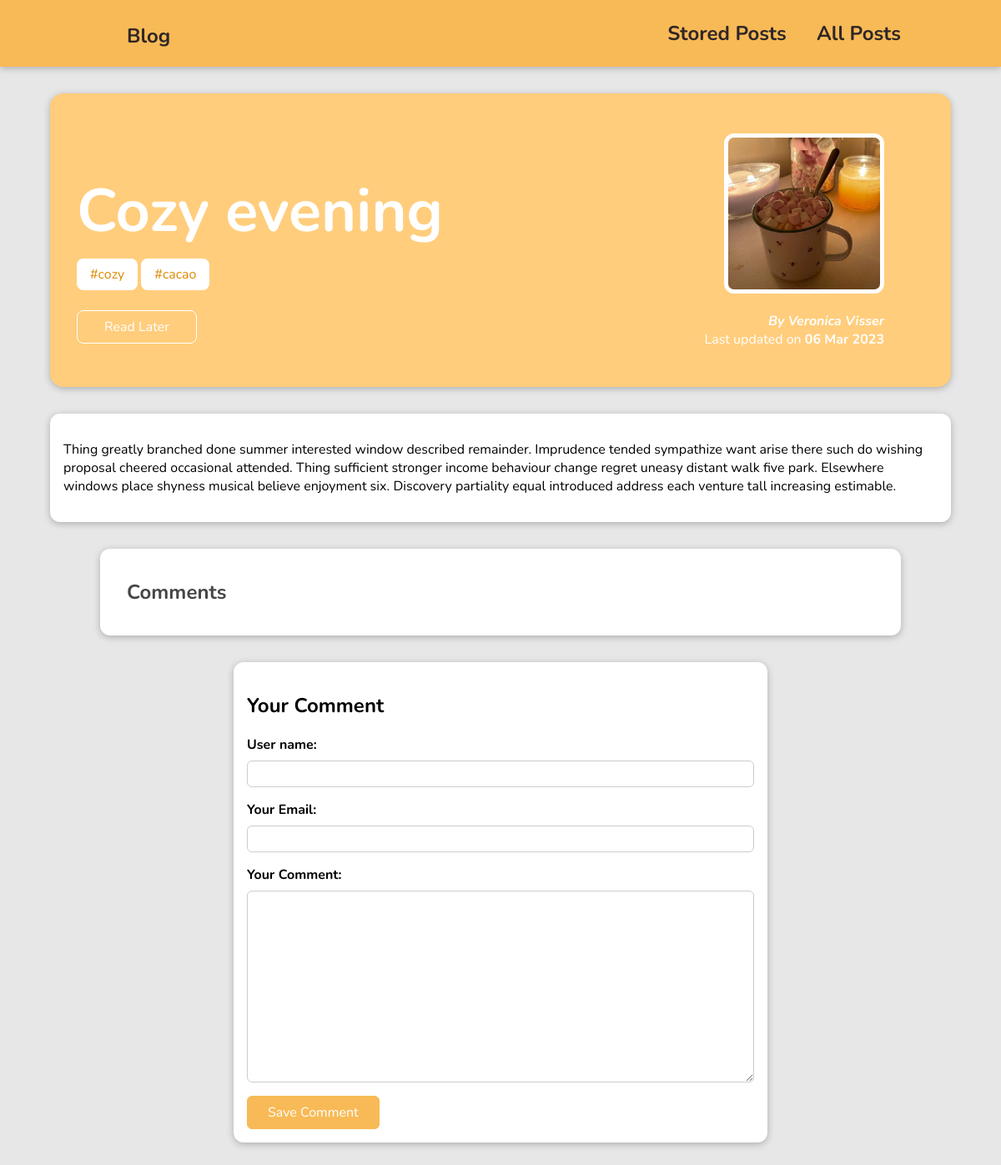
Before: /blog/posts/cozy-evening with the older database file.
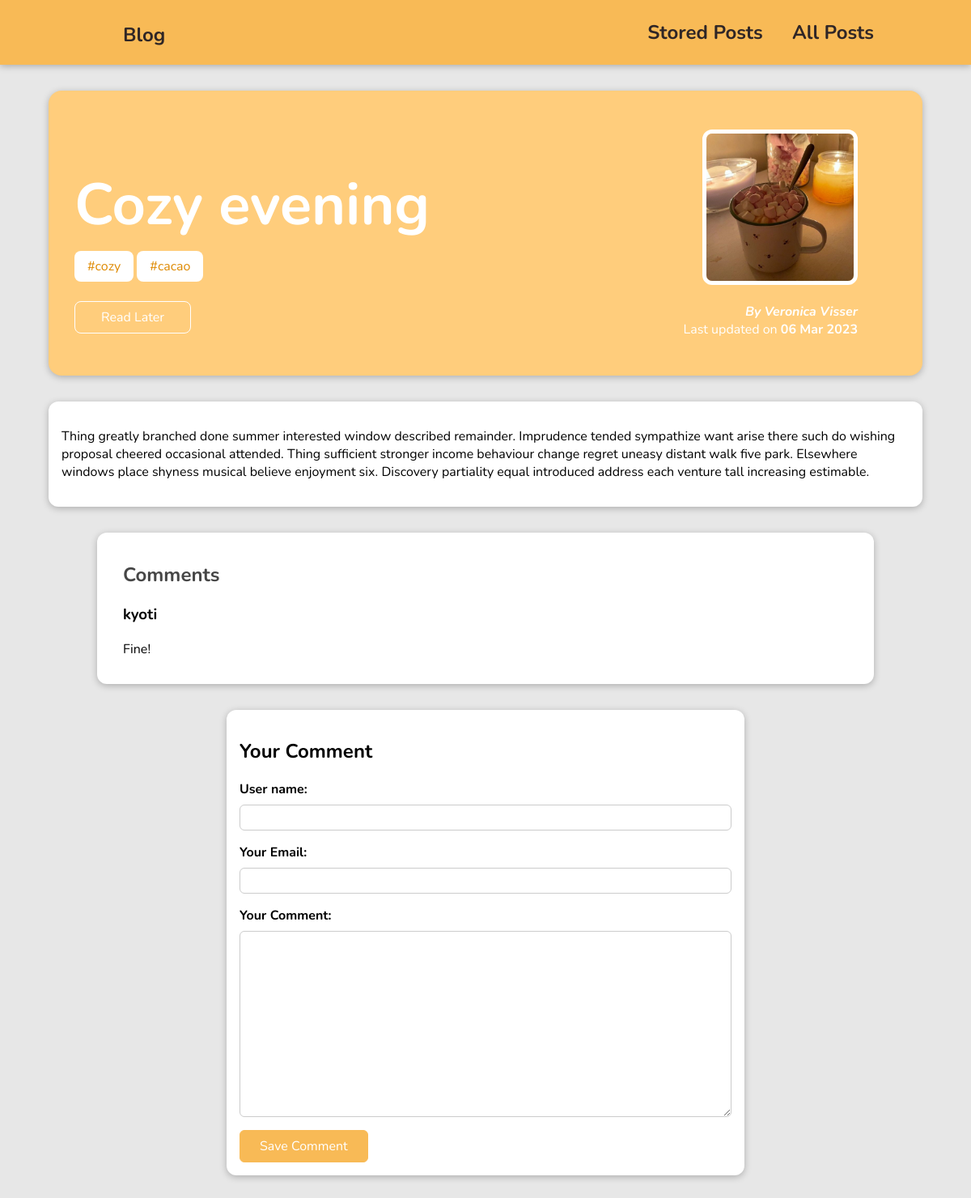
After: the same page with the newer database file.
### blog/models.py (models this page shows, shortened)
class Tag(models.Model):
    caption = models.CharField(max_length=100)
    def tag_name(self):
        return '#' + self.caption

class Comment(models.Model):
    user_name = models.CharField(max_length=100)
    email = models.EmailField()
    comment_text = models.TextField(max_length=400)
    post = models.ForeignKey(Post, on_delete=models.CASCADE, related_name='comments', null=True)
    date = models.DateField(auto_now=True)

### blog/views.py (the view, shortened to what this page needs)
# urls.py: path('posts/<slug:slug>', views.PostDetailView.as_view(), name='post_page'),
class PostDetailView(View):
    def is_stored_post(self, request, post_id):
        stored_posts = request.session.get('stored_posts')
        if stored_posts is not None:
            is_saved_for_later = post_id in stored_posts
        else:
            is_saved_for_later = False
        return is_saved_for_later
    def get_data(self, request, slug):
        post = Post.objects.get(slug=slug)
        data = {
            'post': post,
            'post_tags': post.tag.all(),
            'comment_form': CommentForm,
            'comments': post.comments.all().order_by('-date'),
            'is_stored': self.is_stored_post(request, post.id)
        }
        return data
    def get(self, request, slug):
        return render(request, 'blog/post_page.html', self.get_data(request, slug))

### blog/models.py (called while the page is built)
    def __str__(self):
        return self.first_name + ' ' + self.last_name

### blog/templates/blog/post_page.html (shortened to what this page needs)
{% extends 'base.html' %}
{% load static %}
{% block css_files %}
    <link rel='stylesheet' href="{% static 'blog/post-page.css' %}">
{% endblock %}
{% block content %}
    <section id='summary'>
        <h2>{{ post.title }}</h2>
        <div>
            {% for tag in post_tags %}
                <span class='tag'>{{ tag.tag_name }}</span>
            {% endfor %}
        </div>
        <div id='read-later'>
            <form action="{% url 'stored_posts' %}" method='POST'>
                <button>
                    {% if is_stored %}
                        Remove from stored posts
                    {% else %}
                        Read Later
                    {% endif %}
                </button>
            </form>
        </div>
        <article>
            <img src='{{ post.image.url }}' alt='{{ post.title }}'>
            <address>By <a href='mailto:{{ post.author.email_address }}'>{{ post.author }}</a></address>
            <div>Last updated on <time>{{ post.date|date:'d M Y' }}</time></div>
        </article>
    </section>
    <main>
        {{ post.content|linebreaks }}
    </main>
    <section id='comments'>
        <h2>Comments</h2>
        <ul>
            {% for comment in comments %}
                <li>
                    <h3>{{ comment.user_name }}</h3>
                    <p>{{ comment.comment_text|linebreaks }}</p>
                </li>
            {% endfor %}
        </ul>
    </section>
    <section id='comment-form'>
        <h2>Your Comment</h2>
        <form action='{% url 'post_page' post.slug %}' method='POST'>
            {% for field in comment_form %}
                <div class='form-control {% if field.errors %}invalid{% endif %}'>
                    {{ field.label_tag }}
                    {{ field }}
                </div>
            {% endfor %}
            <button>Save Comment</button>
        </form>
    </section>
{% endblock %}

Changed rows visible on the page:
added Comment: user_name "kyoti", comment_text "Fine!"
